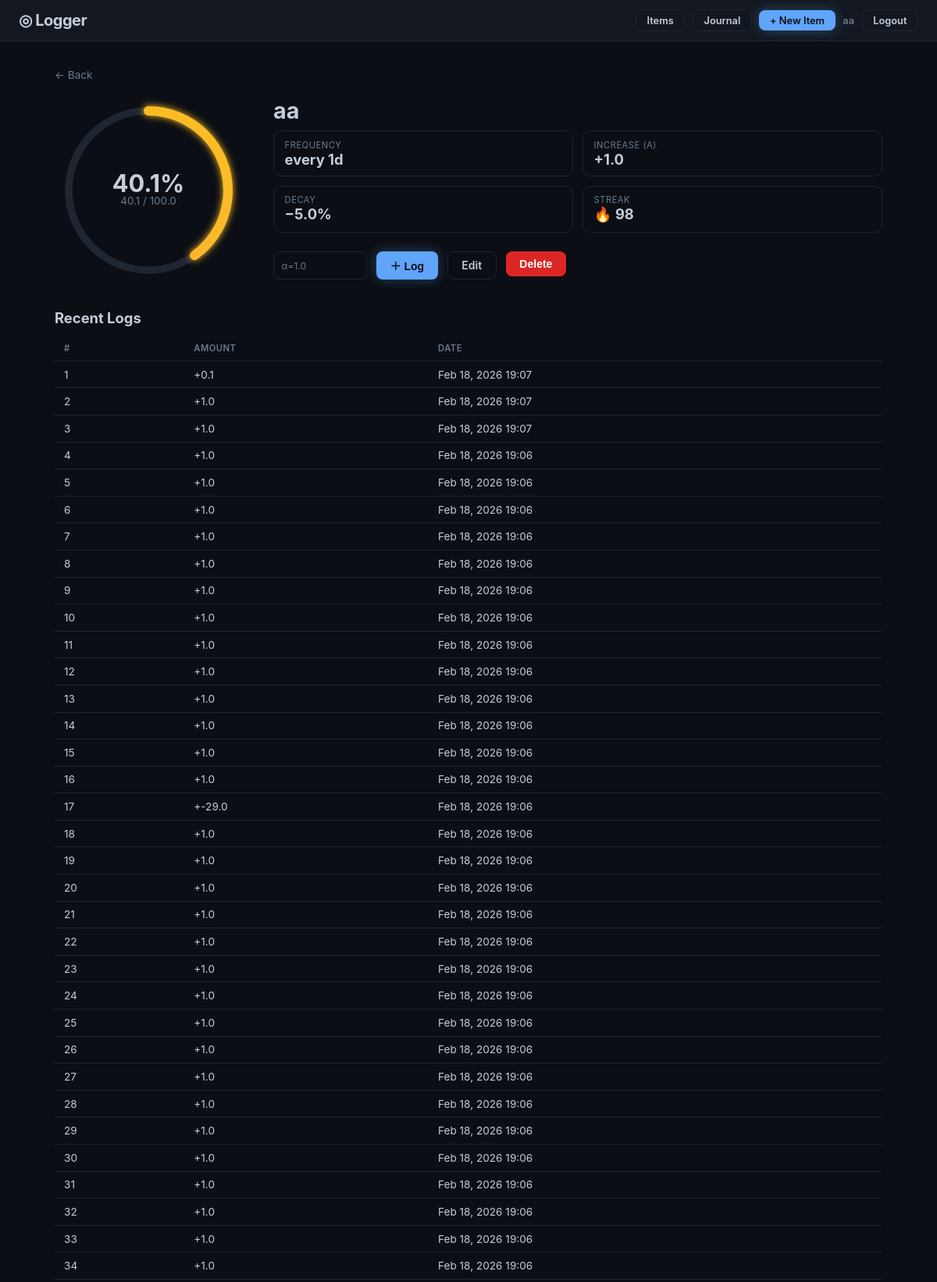
/logger/items/1 (signed in, upper part), run on the app's committed database.
### logger/models.py (models this page shows, shortened)
class User(UserMixin, db.Model):
    __tablename__ = "users"
    id = db.Column(db.Integer, primary_key=True)
    username = db.Column(db.String(80), unique=True, nullable=False)
    password_hash = db.Column(db.String(256), nullable=False)
    created_at = db.Column(db.DateTime, nullable=False, default=_utcnow)
    items = db.relationship(
        "Item", backref="owner", lazy="dynamic", cascade="all, delete-orphan"
    )
    notes = db.relationship(
        "Note", backref="owner", lazy="dynamic", cascade="all, delete-orphan"
    )

class Item(db.Model):
    __tablename__ = "items"
    id = db.Column(db.Integer, primary_key=True)
    user_id = db.Column(db.Integer, db.ForeignKey("users.id"), nullable=False)
    name = db.Column(db.String(120), nullable=False)
    description = db.Column(db.Text, default="")
    frequency = db.Column(
        db.Float, nullable=False, default=1.0
    )  # frequency in days
    alpha = db.Column(db.Float, nullable=False, default=1.0)  # increase per log
    decay_rate = db.Column(
        db.Float, nullable=False, default=0.05
    )  # fraction lost per missed period
    target = db.Column(db.Float, nullable=False, default=100.0)
    current_value = db.Column(db.Float, nullable=False, default=0.0)
    streak = db.Column(db.Integer, nullable=False, default=0)
    created_at = db.Column(db.DateTime, nullable=False, default=_utcnow)
    updated_at = db.Column(
        db.DateTime, nullable=False, default=_utcnow, onupdate=_utcnow
    )
    logs = db.relationship(
        "LogEntry", backref="item", lazy="dynamic", cascade="all, delete-orphan"
    )
    @property
    def progress(self) -> float:
        if self.target <= 0:
            return 1.0
        return min(max(self.current_value / self.target, 0.0), 1.0)
    @property
    def frequency_hours(self) -> float:
        return float(self.frequency) * 24
    def apply_decay(self) -> float:
        now = datetime.utcnow()
        elapsed_hours = (now - self.updated_at).total_seconds() / 3600
        periods_missed = elapsed_hours / self.frequency_hours
        if periods_missed >= 1.0:
            decay_factor = (1 - self.decay_rate) ** int(periods_missed)
            self.current_value = max(self.current_value * decay_factor, 0.0)
            if periods_missed >= 2:
                self.streak = 0
            self.updated_at = now
        return periods_missed
    def log(self, amount: float | None = None) -> "LogEntry":
        """Record one log entry and bump current_value."""
        self.apply_decay()
        increment = amount if amount is not None else self.alpha
        self.current_value = min(self.current_value + increment, self.target)
        self.streak += 1
        self.updated_at = datetime.utcnow()
        entry = LogEntry(item_id=self.id, amount=increment)
        db.session.add(entry)
        return entry

class LogEntry(db.Model):
    __tablename__ = "log_entries"
    id = db.Column(db.Integer, primary_key=True)
    item_id = db.Column(db.Integer, db.ForeignKey("items.id"), nullable=False)
    amount = db.Column(db.Float, nullable=False)
    logged_at = db.Column(db.DateTime, nullable=False, default=_utcnow)

### logger/routes.py (the view)
    @bp.route("/items/<int:item_id>")
    def item_detail(item_id):
        item = Item.query.filter_by(
            id=item_id, user_id=current_user.id
        ).first_or_404()
        item.apply_decay()
        db.session.commit()
        logs = item.logs.order_by(LogEntry.logged_at.desc()).limit(50).all()
        return render_template("logger/item_detail.html", item=item, logs=logs)

### app.py (called while the page is built)
@app.after_request
def _add_cache_headers(response):
    if request.path.startswith("/static/"):
        response.cache_control.max_age = 86400
        response.cache_control.public = True
    return response

### logger/models.py (called while the page is built)
def _utcnow():
    return datetime.utcnow()

### logger/templates/logger/item_detail.html (shortened to what this page needs)
{% extends "logger/base.html" %}
{% block content %}
<section class="detail-page">
  <a href="{{ url_for('logger.dashboard') }}" class="back-link">← Back</a>
  <div class="detail-header">
    <div class="ring-wrapper ring-lg">
      <svg class="ring-svg" viewBox="0 0 200 200">
        <defs>
          <linearGradient id="grad-detail" x1="0%" y1="0%" x2="100%" y2="100%">
            <stop offset="0%" class="ring-stop-1" />
            <stop offset="100%" class="ring-stop-2" />
          </linearGradient>
          <filter id="glow-detail">
            <feGaussianBlur stdDeviation="4" result="blur" />
            <feMerge>
              <feMergeNode in="blur" />
              <feMergeNode in="SourceGraphic" />
            </feMerge>
          </filter>
        </defs>
        <circle cx="100" cy="100" r="85" class="ring-track" />
        <circle cx="100" cy="100" r="85"
                class="ring-progress"
                id="detail-ring"
                data-progress="{{ item.progress }}"
                filter="url(#glow-detail)"
                stroke="url(#grad-detail)"
                stroke-dasharray="534.07"
                stroke-dashoffset="{{ 534.07 * (1 - item.progress) }}" />
        <text x="100" y="92" class="ring-pct" id="detail-pct">{{ (item.progress * 100)|round(1) }}%</text>
        <text x="100" y="115" class="ring-val" id="detail-val">{{ item.current_value|round(1) }} / {{ item.target|round(0) }}</text>
      </svg>
      <div class="particles" id="particles-detail"></div>
    </div>
    <div class="detail-info">
      <h1>{{ item.name }}</h1>
      <div class="stats-grid">
        <div class="stat">
          <span class="stat-label">Frequency</span>
          <span class="stat-value">every {{ item.frequency|round(0)|int }}d</span>
        </div>
        <div class="stat">
          <span class="stat-label">Increase (α)</span>
          <span class="stat-value">+{{ item.alpha }}</span>
        </div>
        <div class="stat">
          <span class="stat-label">Decay</span>
          <span class="stat-value">−{{ (item.decay_rate * 100)|round(1) }}%</span>
        </div>
        <div class="stat">
          <span class="stat-label">Streak</span>
          <span class="stat-value">🔥 {{ item.streak }}</span>
        </div>
      </div>
      <div class="detail-actions">
        <input type="number" class="log-amount" data-id="{{ item.id }}"
               placeholder="α={{ item.alpha }}" step="0.1" min="0.1"
               title="Custom amount (leave empty for default α)" />
        <button class="btn btn-glow btn-log" data-id="{{ item.id }}" data-alpha="{{ item.alpha }}">＋ Log</button>
        <a href="{{ url_for('logger.edit_item', item_id=item.id) }}" class="btn btn-outline">Edit</a>
        <form method="POST" action="{{ url_for('logger.delete_item', item_id=item.id) }}" class="inline-form"
              onsubmit="return confirm('Delete this item?')">
          <button type="submit" class="btn btn-danger">Delete</button>
        </form>
      </div>
    </div>
  </div>
  <div class="log-history">
    <h2>Recent Logs</h2>
    {% if logs %}
    <table class="log-table">
      <thead>
        <tr><th>#</th><th>Amount</th><th>Date</th></tr>
      </thead>
      <tbody>
        {% for log in logs %}
        <tr>
          <td>{{ loop.index }}</td>
          <td>+{{ log.amount }}</td>
          <td>{{ log.logged_at.strftime('%b %d, %Y  %H:%M') }}</td>
        </tr>
        {% endfor %}
      </tbody>
    </table>
    {% else %}
    <p class="empty-state">No logs yet — hit the Log button!</p>
    {% endif %}
  </div>
</section>
{% endblock %}

### logger/templates/logger/base.html (shortened to what this page needs)
<!DOCTYPE html>
<html lang="en" data-theme="dark">
<head>
  <link rel="stylesheet" href="{{ url_for('logger.static', filename='css/style.css') }}" />
</head>
<body>
  <nav class="topbar">
    <a href="{{ url_for('logger.dashboard') }}" class="logo">◎ Logger</a>
    <div class="topbar-right">
      {% if current_user.is_authenticated %}
        <a href="{{ url_for('logger.dashboard') }}" class="btn btn-sm btn-outline">Items</a>
        <a href="{{ url_for('logger.journal') }}" class="btn btn-sm btn-outline">Journal</a>
        <a href="{{ url_for('logger.create_item') }}" class="btn btn-sm btn-glow">+ New Item</a>
        <span class="topbar-user">{{ current_user.username }}</span>
        <a href="{{ url_for('logger.logout') }}" class="btn btn-sm btn-outline">Logout</a>
      {% else %}
        <a href="{{ url_for('logger.login') }}" class="btn btn-sm btn-outline">Log In</a>
        <a href="{{ url_for('logger.signup') }}" class="btn btn-sm btn-glow">Sign Up</a>
      {% endif %}
    </div>
  </nav>
  <main class="container">
    {% block content %}{% endblock %}
  </main>
</body>
</html>

### logger/static/css/style.css (style rules this page uses)
*,*::before,*::after { box-sizing:border-box;margin:0;padding:0 }
:root { --bg: #0b0e14; --surface: #131820; --border: #1e2632; --text: #c5cdd9; --text-dim: #6b7a8d; --accent: #60a5fa; --glow: rgba(96,165,250,.35); --ring-c1: #f87171; --ring-c2: #fbbf24; --ring-c3: #34d399; --ring-c4: #facc15; --radius: 14px; --font: 'Inter', system-ui, -apple-system, sans-serif; }
html { font-size: 16px; }
body { font-family: var(--font); background: var(--bg); color: var(--text); min-height: 100vh; -webkit-font-smoothing: antialiased; }
a { color: var(--accent); text-decoration: none; }
.topbar { display: flex; align-items: center; justify-content: space-between; padding: .75rem 1.5rem; background: var(--surface); border-bottom: 1px solid var(--border); position: sticky; top: 0; z-index: 50; }
.logo { font-weight: 700; font-size: 1.25rem; color: var(--text); letter-spacing: -.5px; }
.topbar-right { display: flex; align-items: center; gap: .6rem; }
.topbar-user { font-size: .8rem; color: var(--text-dim); font-weight: 600; }
.container { max-width: 1100px; margin: 0 auto; padding: 2rem 1.25rem; }
.btn { display: inline-flex; align-items: center; gap: .35rem; padding: .5rem 1.1rem; border: none; border-radius: 8px; font-size: .875rem; font-weight: 600; cursor: pointer; transition: transform .15s, box-shadow .25s, background .2s; }
.btn-glow { background: var(--accent); color: #0b0e14; box-shadow: 0 0 16px var(--glow); }
.btn-outline { background: transparent; border: 1px solid var(--border); color: var(--text); }
.btn-danger { background: #dc2626; color: #fff; }
.btn-sm { padding: .35rem .85rem; font-size: .8rem; }
.ring-wrapper { position: relative; width: 170px; height: 170px; }
.ring-wrapper.ring-lg { width: 240px; height: 240px; }
.ring-svg { width: 100%; height: 100%; }
.ring-pct { font-size: 1.6rem; font-weight: 700; fill: var(--text); text-anchor: middle; dominant-baseline: central; }
.ring-val { font-size: .7rem; fill: var(--text-dim); text-anchor: middle; }
.particles { position: absolute; inset: 0; pointer-events: none; overflow: hidden; border-radius: 50%; }
.log-amount { flex: 1; background: var(--bg); border: 1px solid var(--border); border-radius: 8px; padding: .45rem .6rem; font-size: .85rem; color: var(--text); font-family: var(--font); outline: none; transition: border-color .2s; min-width: 0; }
.log-amount::placeholder { color: var(--text-dim); font-size: .75rem; }
.detail-actions .log-amount { max-width: 120px; }
.back-link { display: inline-block; margin-bottom: 1.25rem; color: var(--text-dim); font-size: .85rem; }
.detail-header { display: flex; gap: 2.5rem; align-items: flex-start; flex-wrap: wrap; margin-bottom: 2rem; }
.detail-info { flex: 1; min-width: 260px; }
.detail-info h1 { font-size: 1.8rem; margin-bottom: .5rem; }
.stats-grid { display: grid; grid-template-columns: repeat(2, 1fr); gap: .75rem; margin-bottom: 1.5rem; }
.stat { background: var(--bg); border: 1px solid var(--border); border-radius: 10px; padding: .65rem .85rem; }
.stat-label { display: block; font-size: .7rem; color: var(--text-dim); text-transform: uppercase; letter-spacing: .5px; }
.stat-value { font-size: 1.15rem; font-weight: 700; }
.detail-actions { display: flex; gap: .75rem; flex-wrap: wrap; }
.inline-form { display: inline; }
.log-history h2 { font-size: 1.15rem; margin-bottom: .75rem; }
.log-table { width: 100%; border-collapse: collapse; }
.log-table th, .log-table td { text-align: left; padding: .55rem .75rem; border-bottom: 1px solid var(--border); font-size: .85rem; }
.log-table th { color: var(--text-dim); font-weight: 600; text-transform: uppercase; font-size: .7rem; letter-spacing: .5px; }

### data on the page
User: username "aa"
Item: (item.progress*100)|round(1) "40.1", current_value "40.1", target "100.0", name "aa", frequency "1", alpha "1.0", (item.decay_rate*100)|round(1) "5.0", streak "98", id "α=1.0"
LogEntry: amount "0.1", logged_at "Feb 18, 2026 19:07"
LogEntry: amount "1.0", logged_at "Feb 18, 2026 19:07"
LogEntry: amount "1.0", logged_at "Feb 18, 2026 19:07"
LogEntry: amount "1.0", logged_at "Feb 18, 2026 19:06"
LogEntry: amount "1.0", logged_at "Feb 18, 2026 19:06"
LogEntry: amount "1.0", logged_at "Feb 18, 2026 19:06"
LogEntry: amount "1.0", logged_at "Feb 18, 2026 19:06"
LogEntry: amount "1.0", logged_at "Feb 18, 2026 19:06"
LogEntry: amount "1.0", logged_at "Feb 18, 2026 19:06"
LogEntry: amount "1.0", logged_at "Feb 18, 2026 19:06"
LogEntry: amount "1.0", logged_at "Feb 18, 2026 19:06"
LogEntry: amount "1.0", logged_at "Feb 18, 2026 19:06"
LogEntry: amount "1.0", logged_at "Feb 18, 2026 19:06"
LogEntry: amount "1.0", logged_at "Feb 18, 2026 19:06"
LogEntry: amount "1.0", logged_at "Feb 18, 2026 19:06"
LogEntry: amount "1.0", logged_at "Feb 18, 2026 19:06"
LogEntry: amount "-29.0", logged_at "Feb 18, 2026 19:06"
LogEntry: amount "1.0", logged_at "Feb 18, 2026 19:06"
LogEntry: amount "1.0", logged_at "Feb 18, 2026 19:06"
LogEntry: amount "1.0", logged_at "Feb 18, 2026 19:06"
LogEntry: amount "1.0", logged_at "Feb 18, 2026 19:06"
LogEntry: amount "1.0", logged_at "Feb 18, 2026 19:06"
LogEntry: amount "1.0", logged_at "Feb 18, 2026 19:06"
LogEntry: amount "1.0", logged_at "Feb 18, 2026 19:06"
LogEntry: amount "1.0", logged_at "Feb 18, 2026 19:06"
LogEntry: amount "1.0", logged_at "Feb 18, 2026 19:06"
LogEntry: amount "1.0", logged_at "Feb 18, 2026 19:06"
LogEntry: amount "1.0", logged_at "Feb 18, 2026 19:06"
LogEntry: amount "1.0", logged_at "Feb 18, 2026 19:06"
LogEntry: amount "1.0", logged_at "Feb 18, 2026 19:06"
LogEntry: amount "1.0", logged_at "Feb 18, 2026 19:06"
LogEntry: amount "1.0", logged_at "Feb 18, 2026 19:06"
LogEntry: amount "1.0", logged_at "Feb 18, 2026 19:06"
LogEntry: amount "1.0", logged_at "Feb 18, 2026 19:06"
